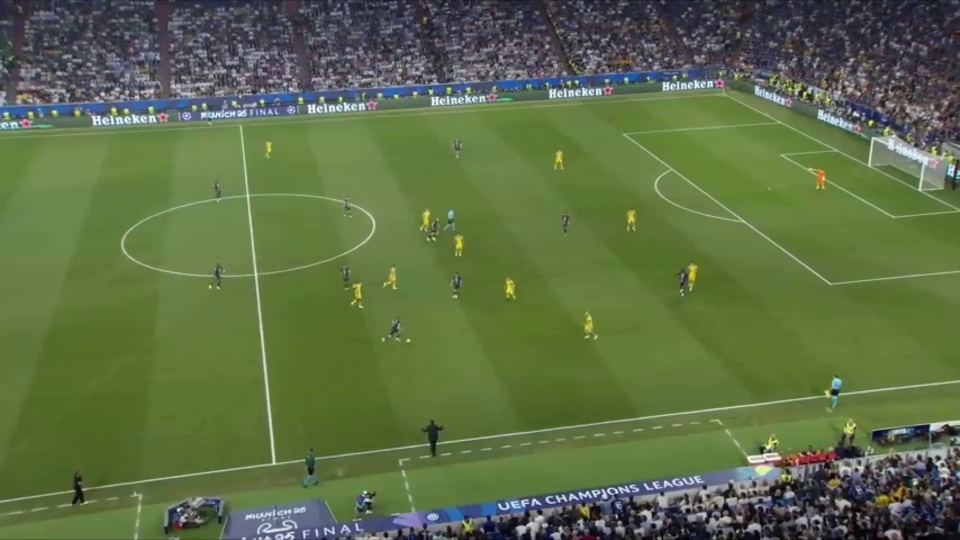
#> input picture data/frames/frame_0000_idx_00000.jpg, 1920 x 1080 px (shown at 1/2 size); its folder holds 4 pictures in this run
$ python check_homography.py
#> lines starting #> are read from the running program, lines starting #| are printed output that depends on the picture; after the words box and inside, x2 and y2 are one past the last pixel; in counts of white or black regions, pixels touching at a corner belong together
### kobe/homography/pitch.py
"""Pitch model in metres: named keypoints, line drawing and the minimap image.

Coordinate system (same orientation as the broadcast view):
    origin = corner of the far touchline and the left goal line
    x = along the touchline, 0 (left goal line) .. 105 (right goal line)
    y = across the pitch,    0 (far touchline, top of the image) .. 68 (near touchline)
"""

from pathlib import Path

import cv2
import numpy as np

HOMOGRAPHY_DIR = Path(__file__).resolve().parent
REPO_ROOT = HOMOGRAPHY_DIR.parent.parent
FRAMES_DIR = REPO_ROOT / "data" / "frames"
VIDEO_PATH = REPO_ROOT / "data" / "raw_video" / "match.mp4"
KEYPOINTS_JSON = HOMOGRAPHY_DIR / "keypoints.json"   # clicked points, committed
OUTPUT_DIR = HOMOGRAPHY_DIR / "output"               # generated, not committed

# FIFA dimensions in metres (Allianz Arena, Munich: 105 x 68)
LENGTH, WIDTH = 105.0, 68.0
BOX_DEPTH, BOX_WIDTH = 16.5, 40.32        # penalty area
GOAL_AREA_DEPTH, GOAL_AREA_WIDTH = 5.5, 18.32
PENALTY_SPOT = 11.0                       # distance from the goal line
CIRCLE_RADIUS = 9.15                      # centre circle and penalty arc


def _keypoints():
    mid_x, mid_y = LENGTH / 2, WIDTH / 2
    points = {
        "corner_TL": (0, 0), "corner_TR": (LENGTH, 0),
        "corner_BL": (0, WIDTH), "corner_BR": (LENGTH, WIDTH),
        "mid_T": (mid_x, 0), "mid_B": (mid_x, WIDTH), "centre": (mid_x, mid_y),
        "circle_T": (mid_x, mid_y - CIRCLE_RADIUS), "circle_B": (mid_x, mid_y + CIRCLE_RADIUS),
    }
    # Where the penalty arc meets the front line of the penalty area
    arc_dy = np.sqrt(CIRCLE_RADIUS ** 2 - (BOX_DEPTH - PENALTY_SPOT) ** 2)
    for side, x0, d in (("L", 0.0, 1.0), ("R", LENGTH, -1.0)):  # d = direction into the pitch
        points.update({
            f"{side}_box_goal_T": (x0, mid_y - BOX_WIDTH / 2),
            f"{side}_box_goal_B": (x0, mid_y + BOX_WIDTH / 2),
            f"{side}_box_T": (x0 + d * BOX_DEPTH, mid_y - BOX_WIDTH / 2),
            f"{side}_box_B": (x0 + d * BOX_DEPTH, mid_y + BOX_WIDTH / 2),
            f"{side}_goal_area_goal_T": (x0, mid_y - GOAL_AREA_WIDTH / 2),
            f"{side}_goal_area_goal_B": (x0, mid_y + GOAL_AREA_WIDTH / 2),
            f"{side}_goal_area_T": (x0 + d * GOAL_AREA_DEPTH, mid_y - GOAL_AREA_WIDTH / 2),
            f"{side}_goal_area_B": (x0 + d * GOAL_AREA_DEPTH, mid_y + GOAL_AREA_WIDTH / 2),
            f"{side}_penalty_spot": (x0 + d * PENALTY_SPOT, mid_y),
            f"{side}_arc_T": (x0 + d * BOX_DEPTH, mid_y - arc_dy),
            f"{side}_arc_B": (x0 + d * BOX_DEPTH, mid_y + arc_dy),
        })
    return {name: (float(x), float(y)) for name, (x, y) in points.items()}


KEYPOINTS = _keypoints()  # name -> (x, y) in metres


def _circle(cx, cy, r, a0=0.0, a1=2 * np.pi, n=64):
    angles = np.linspace(a0, a1, n)
    return np.stack([cx + r * np.cos(angles), cy + r * np.sin(angles)], axis=1)


def _lines():
    """All pitch markings as polylines (arrays of (x, y) in metres)."""
    mid_x, mid_y = LENGTH / 2, WIDTH / 2
    lines = [
        np.array([(0, 0), (LENGTH, 0), (LENGTH, WIDTH), (0, WIDTH), (0, 0)]),  # touch- and goal lines
        np.array([(mid_x, 0), (mid_x, WIDTH)]),                                # halfway line
        _circle(mid_x, mid_y, CIRCLE_RADIUS),
    ]
    # Half-angle of the penalty arc part that lies outside the penalty area
    arc = np.arccos((BOX_DEPTH - PENALTY_SPOT) / CIRCLE_RADIUS)
    for x0, d in ((0.0, 1.0), (LENGTH, -1.0)):
        for depth, width in ((BOX_DEPTH, BOX_WIDTH), (GOAL_AREA_DEPTH, GOAL_AREA_WIDTH)):
            top, bottom, x1 = mid_y - width / 2, mid_y + width / 2, x0 + d * depth
            lines.append(np.array([(x0, top), (x1, top), (x1, bottom), (x0, bottom)]))
        centre = 0.0 if d > 0 else np.pi  # arc points towards the middle of the pitch
        lines.append(_circle(x0 + d * PENALTY_SPOT, mid_y, CIRCLE_RADIUS, centre - arc, centre + arc, 24))
    return [line.astype(np.float64) for line in lines]


LINES = _lines()


# [14 lines left out: function draw_minimap, not called in this run]


def to_minimap_px(point, scale=10, margin=4):
    """(x, y) in metres -> integer pixel on the minimap of draw_minimap()."""
    return int(round((point[0] + margin) * scale)), int(round((point[1] + margin) * scale))

### kobe/homography/homography.py
"""Homography per frame from the clicked keypoints in keypoints.json.

On every keyframe with >= 4 clicked points we fit H (image pixels -> pitch metres)
with cv2.findHomography. The camera pans and zooms, so frames between two
keyframes get their own H: we project a grid of pitch points into both keyframes,
interpolate those image positions linearly in time, and fit H again on the
interpolated grid. Frames before the first / after the last keyframe use the
nearest keyframe.

Usage:
    from homography import Homographies
    hs = Homographies()
    feet_m = hs.image_to_pitch([(960, 700)], frame_idx=120)   # -> [[x, y]] in metres
"""

import json

import cv2
import numpy as np

from pitch import KEYPOINTS, KEYPOINTS_JSON, LENGTH, WIDTH

# Pitch points used to interpolate between keyframes (6 x 5 grid over the pitch)
GRID = np.array([(x, y) for x in np.linspace(0, LENGTH, 6) for y in np.linspace(0, WIDTH, 5)])
RANSAC_M = 1.0  # a clicked point further than this (in metres on the pitch) from the fit is an outlier


def project(points, H):
    """Apply homography H to an (N, 2) array of points."""
    pts = np.asarray(points, np.float64).reshape(-1, 1, 2)
    return cv2.perspectiveTransform(pts, H).reshape(-1, 2)


def load_keypoints():
    """{frame idx: {keypoint name: [x, y] image pixels}} from keypoints.json."""
    if not KEYPOINTS_JSON.exists():
        return {}
    data = json.loads(KEYPOINTS_JSON.read_text(encoding="utf-8"))
#> (reads kobe/homography/keypoints.json from the repository)
    return {int(idx): points for idx, points in data["frames"].items()}


def fit(points):
    """Fit H (image -> pitch) on {name: [x, y]}. Returns (H, {name: error in px}) or (None, {}).

    The error per point is the distance between where it was clicked and where
    the fitted H puts it: a large error means a misclick or a wrong point name.
    With exactly 4 points H always fits perfectly, so errors are only meaningful from 5 points.
    From 5 points we fit with RANSAC: a point more than RANSAC_M metres off is ignored,
    so one misclick cannot pull H (and the errors of all other points) out of shape.
    """
    names = [n for n in points if n in KEYPOINTS]
    if len(names) < 4:
        return None, {}
    image_pts = np.array([points[n] for n in names], np.float64)
    pitch_pts = np.array([KEYPOINTS[n] for n in names], np.float64)
    if len(names) == 4:
        H, _ = cv2.findHomography(image_pts, pitch_pts, 0)  # exact solution
    else:
        H, _ = cv2.findHomography(image_pts, pitch_pts, cv2.RANSAC, RANSAC_M)
    if H is None:
        return None, {}
    back = project(pitch_pts, np.linalg.inv(H))
    errors = {n: float(np.linalg.norm(back[i] - image_pts[i])) for i, n in enumerate(names)}
    return H, errors


class Homographies:
    """H (image pixels -> pitch metres) for every frame of the clip."""

    def __init__(self, keypoints=None):
        keypoints = load_keypoints() if keypoints is None else keypoints
        self.keyframes = {}
        for idx, points in sorted(keypoints.items()):
            H, _ = fit(points)
            if H is not None:
                self.keyframes[idx] = H
        if not self.keyframes:
            raise SystemExit("No keyframe with >= 4 points yet: run click_keypoints.py first")
        self.idx = sorted(self.keyframes)

    def for_frame(self, frame_idx):
        """H for one frame (interpolated between the two surrounding keyframes)."""
        if frame_idx <= self.idx[0]:
            return self.keyframes[self.idx[0]]
        if frame_idx >= self.idx[-1]:
            return self.keyframes[self.idx[-1]]
        b = next(i for i in self.idx if i >= frame_idx)
        if b == frame_idx:
            return self.keyframes[b]
        a = self.idx[self.idx.index(b) - 1]
        t = (frame_idx - a) / (b - a)
        grid_a = project(GRID, np.linalg.inv(self.keyframes[a]))
        grid_b = project(GRID, np.linalg.inv(self.keyframes[b]))
        H, _ = cv2.findHomography((1 - t) * grid_a + t * grid_b, GRID, 0)
        return H

    def image_to_pitch(self, points, frame_idx):
        """Image pixels -> pitch metres, (N, 2) array."""
        return project(points, self.for_frame(frame_idx))

    def pitch_to_image(self, points, frame_idx):
        """Pitch metres -> image pixels, (N, 2) array."""
        return project(points, np.linalg.inv(self.for_frame(frame_idx)))

### kobe/homography/check_homography.py
"""How well does the homography fit each frame? Suggests where to click extra keyframes.

For every frame the pitch lines are projected into the image (with H of that frame,
interpolated between keyframes) and we measure which fraction of the projected line
points lies on a white pixel in the image (within TOLERANCE px). On the clicked keyframes
this is the best we can get (players, shadows and worn lines hide part of the lines);
between keyframes a clearly lower score means the interpolated H has drifted.

    venv\\Scripts\\python kobe\\homography\\check_homography.py

Writes output/homography_check.png (score per frame) and output/homography_check.csv,
and prints the frames where an extra keyframe would help, as a ready-to-run command.
"""

import csv

import cv2
import matplotlib
import numpy as np

matplotlib.use("Agg")  # write the plot to a file, no window
import matplotlib.pyplot as plt  # noqa: E402

from homography import Homographies  # noqa: E402
from pitch import FRAMES_DIR, LINES, OUTPUT_DIR  # noqa: E402

TOLERANCE = 4           # px: a projected line point within this distance of a white pixel counts as "on the line"
RELATIVE_LIMIT = 0.75   # a frame scoring below 75% of the median keyframe score has drifted
MIN_SPACING = 8         # frames between suggested keyframes

homographies = Homographies()
frames = sorted(FRAMES_DIR.glob("*.jpg"), key=lambda p: int(p.stem.split("_idx_")[1]))
# Dense points along every pitch line (in metres), projected per frame
dense = np.concatenate([np.linspace(a, b, 40) for line in LINES for a, b in zip(line[:-1], line[1:])])


def white_mask(frame):
    """White pixels (painted lines): bright and grey-ish, dilated by TOLERANCE."""
    hsv = cv2.cvtColor(frame, cv2.COLOR_BGR2HSV)
    white = ((hsv[..., 2] > 160) & (hsv[..., 1] < 70)).astype(np.uint8)
    kernel = cv2.getStructuringElement(cv2.MORPH_ELLIPSE, (2 * TOLERANCE + 1, 2 * TOLERANCE + 1))
    return cv2.dilate(white, kernel)


scores = {}
for path in frames:
    idx = int(path.stem.split("_idx_")[1])
    frame = cv2.imread(str(path))
#> frame is the input picture: shape (1080, 1920, 3); mean B, G, R 69.8, 109.8, 92.9
    h, w = frame.shape[:2]
#> h = 1080; w = 1920
    pts = homographies.pitch_to_image(dense, idx)
    # Only points inside the image and below the top 15% (stands and boards are not pitch)
    inside = (pts[:, 0] >= 0) & (pts[:, 0] < w) & (pts[:, 1] >= 0.15 * h) & (pts[:, 1] < h)
    pts = pts[inside].astype(int)
    mask = white_mask(frame)
#> in white_mask, `hsv = cv2.cvtColor(frame, cv2.COLOR_BGR2HSV)`: hsv: shape (1080, 1920, 3); mean H, S, V 62.8, 106.4, 113.7
#> in white_mask, `white = ((hsv[..., 2] > 160) & (hsv[..., 1] < 70)).astype(np.uint8)`:
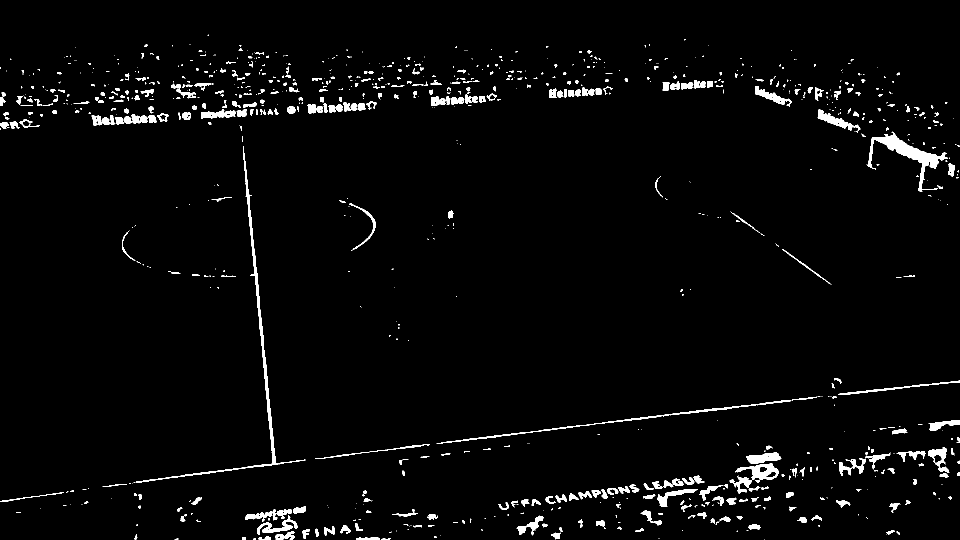
#> white: shape (1080, 1920) (shown at 1/2 size); values 0 (black) and 1 (white), 2.7% white; 960 white regions (590 under 20 px), largest, box (x1, y1, x2, y2) and area: (271, 292, 611, 966) 4084, (1733, 266, 1896, 384) 3851, (873, 800, 1583, 888) 1961
#> in white_mask, `return cv2.dilate(white, kernel)`:
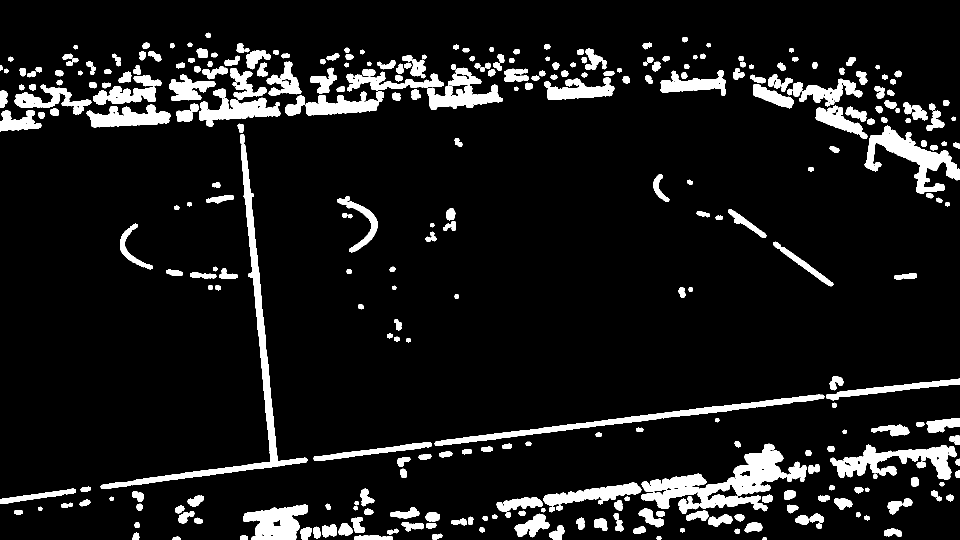
#> returned value: shape (1080, 1920) (shown at 1/2 size); values 0 (black) and 1 (white), 9.5% white; 333 white regions, largest, box (x1, y1, x2, y2) and area: (1282, 887, 1613, 1028) 16300, (201, 288, 615, 978) 12761, (1729, 251, 1920, 388) 8457
    scores[idx] = float(mask[pts[:, 1], pts[:, 0]].mean()) if len(pts) > 50 else float("nan")
#> pass 2 of the loop `for path in frames:`:
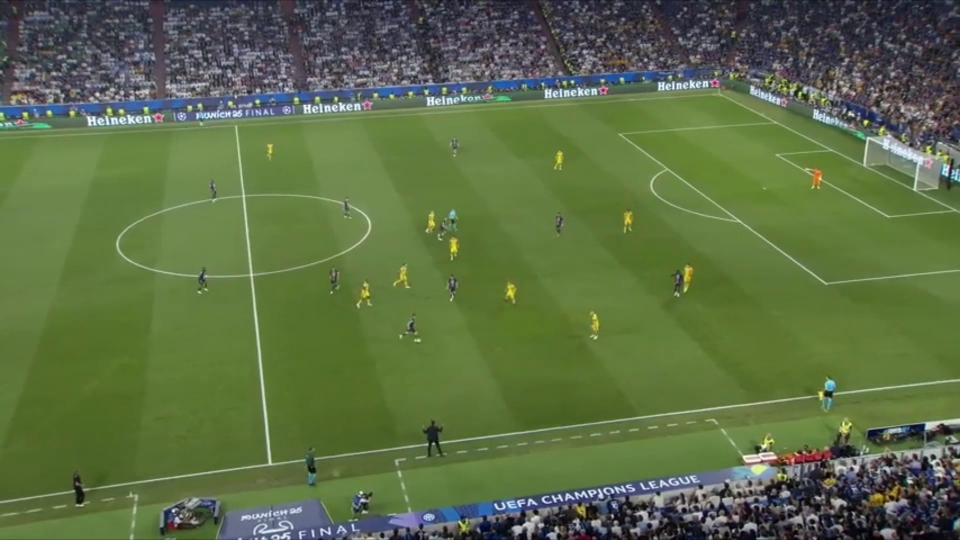
#> input picture data/frames/frame_0008_idx_00008.jpg, 1920 x 1080 px (shown at 1/2 size)
#> frame is the input picture: shape (1080, 1920, 3); mean B, G, R 69.5, 109.8, 92.3
#> hsv: shape (1080, 1920, 3); mean H, S, V 62.6, 107.2, 113.6
#> in white_mask (call 2), `white = ((hsv[..., 2] > 160) & (hsv[..., 1] < 70)).astype(np.uint8)`:
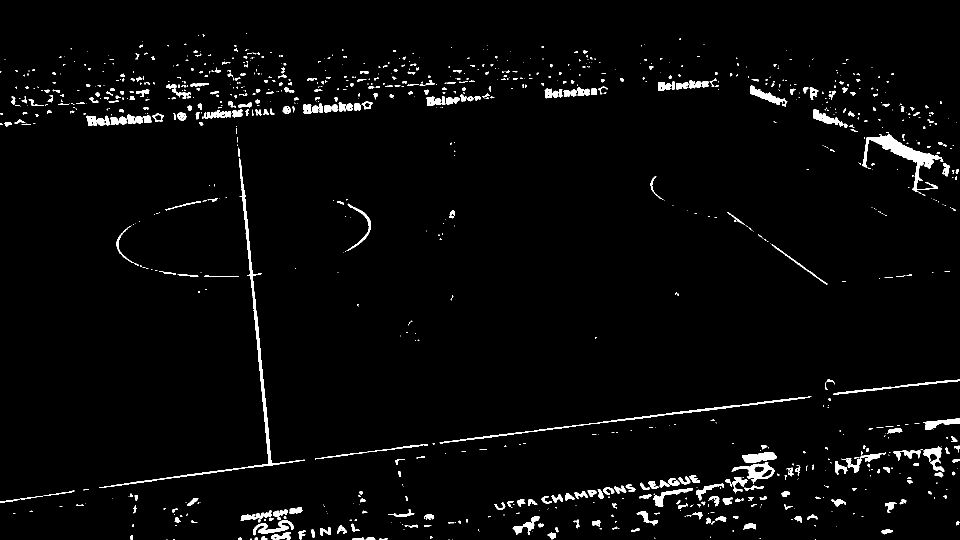
#> white: shape (1080, 1920) (shown at 1/2 size); values 0 (black) and 1 (white), 2.7% white; 1017 white regions (643 under 20 px), largest, box (x1, y1, x2, y2) and area: (198, 316, 610, 976) 4308, (1724, 267, 1887, 384) 3878, (879, 792, 1622, 887) 2173
#> in white_mask (call 2), `return cv2.dilate(white, kernel)`:
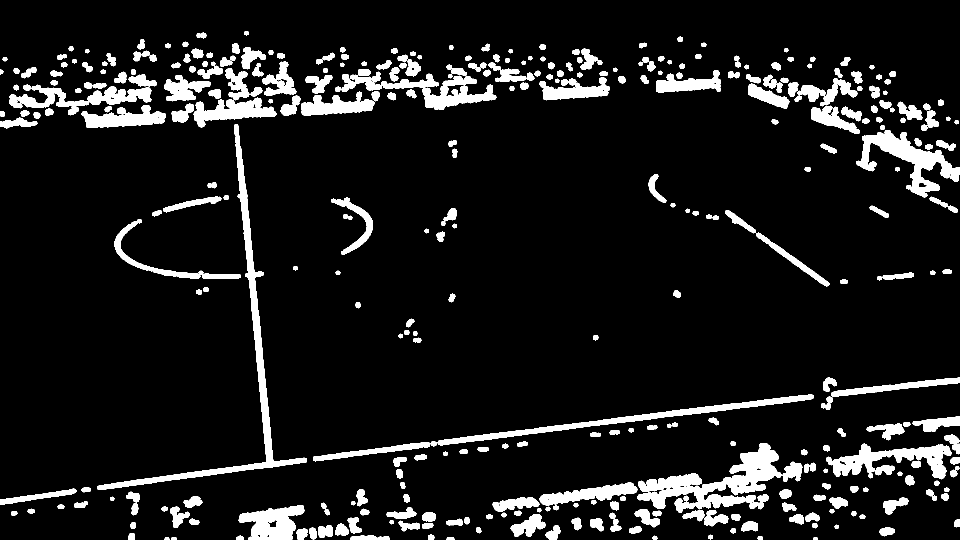
#> returned value: shape (1080, 1920) (shown at 1/2 size); values 0 (black) and 1 (white), 9.8% white; 369 white regions, largest, box (x1, y1, x2, y2) and area: (1275, 886, 1563, 1026) 14823, (194, 248, 614, 980) 13452, (1712, 260, 1920, 395) 9034
#> pass 3 of the loop `for path in frames:`:
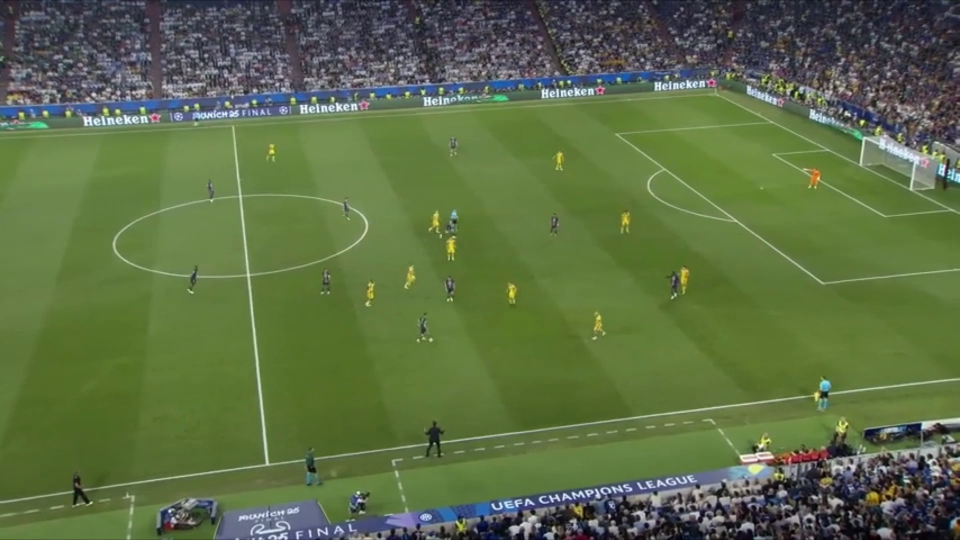
#> input picture data/frames/frame_0015_idx_00015.jpg, 1920 x 1080 px (shown at 1/2 size)
#> frame is the input picture: shape (1080, 1920, 3); mean B, G, R 69.6, 109.8, 92.4
#> hsv: shape (1080, 1920, 3); mean H, S, V 62.7, 107, 113.7
#> in white_mask (call 3), `white = ((hsv[..., 2] > 160) & (hsv[..., 1] < 70)).astype(np.uint8)`:
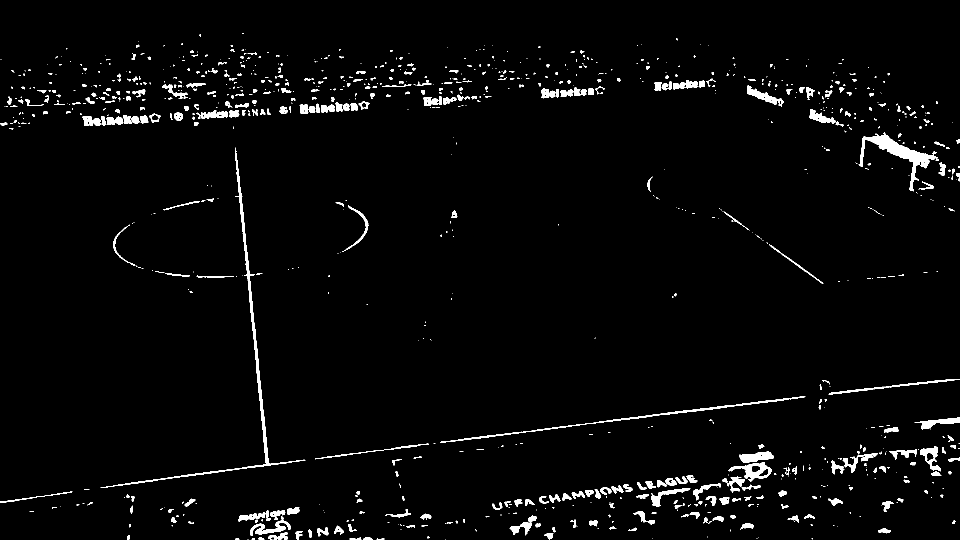
#> white: shape (1080, 1920) (shown at 1/2 size); values 0 (black) and 1 (white), 2.7% white; 1007 white regions (642 under 20 px), largest, box (x1, y1, x2, y2) and area: (201, 295, 611, 976) 4354, (1717, 264, 1878, 383) 3727, (881, 792, 1611, 886) 2143
#> in white_mask (call 3), `return cv2.dilate(white, kernel)`:
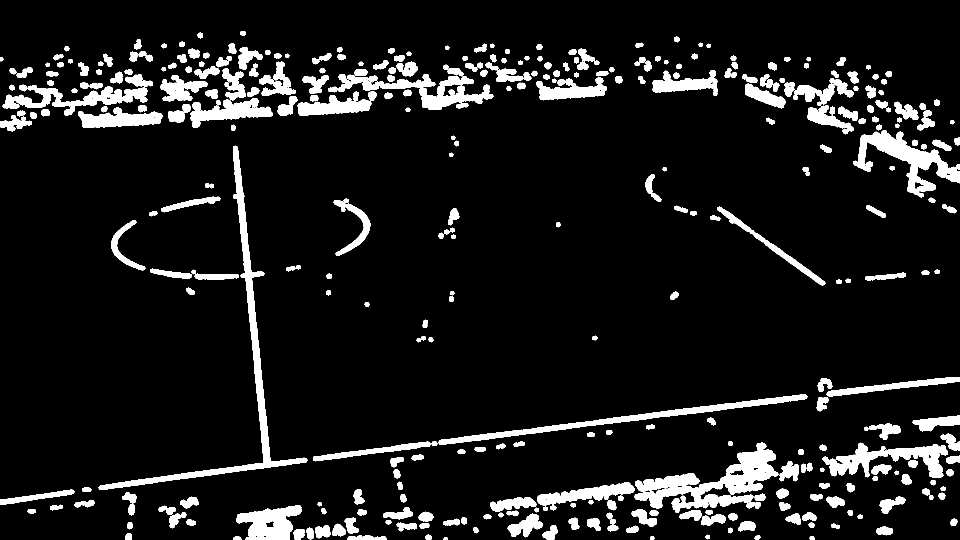
#> returned value: shape (1080, 1920) (shown at 1/2 size); values 0 (black) and 1 (white), 9.7% white; 360 white regions, largest, box (x1, y1, x2, y2) and area: (1269, 885, 1557, 1026) 14793, (197, 291, 615, 980) 13192, (1706, 260, 1920, 395) 9140
#> the loop made 4 passes; the first 3 are shown

keyframes = sorted(homographies.keyframes)
#> keyframes = 39 values from 0 to 659
reference = np.nanmedian([scores[i] for i in keyframes if i in scores])
#> reference = 0.54
limit = RELATIVE_LIMIT * reference
#> limit = 0.405

# Suggest the worst frame of every stretch below the limit, at least MIN_SPACING apart
bad = sorted((s, i) for i, s in scores.items() if s < limit and i not in homographies.keyframes)
#> bad = []
suggested = []
for _, i in bad:
    if all(abs(i - j) >= MIN_SPACING for j in suggested + keyframes):
        suggested.append(i)
#> this loop made 0 passes
#> after the loop, suggested = []
suggested.sort()

with open(OUTPUT_DIR / "homography_check.csv", "w", newline="", encoding="utf-8") as f:
    writer = csv.writer(f)
    writer.writerow(["frame", "score", "keyframe"])
    for i, s in sorted(scores.items()):
        writer.writerow([i, round(s, 3), int(i in homographies.keyframes)])
#> this loop made 4 passes
#> (i, s) on passes 2 to 4: (8, 0.647), (15, 0.494), (17, 0.524)
#> s on pass 1: 0.54

fig, ax = plt.subplots(figsize=(12, 3.5))
ids = sorted(scores)
#> ids = [0, 8, 15, 17]
ax.plot(ids, [scores[i] for i in ids], lw=0.8, label="line fit score")
#> (the run stopped early here; a loop or call above may not have finished)
